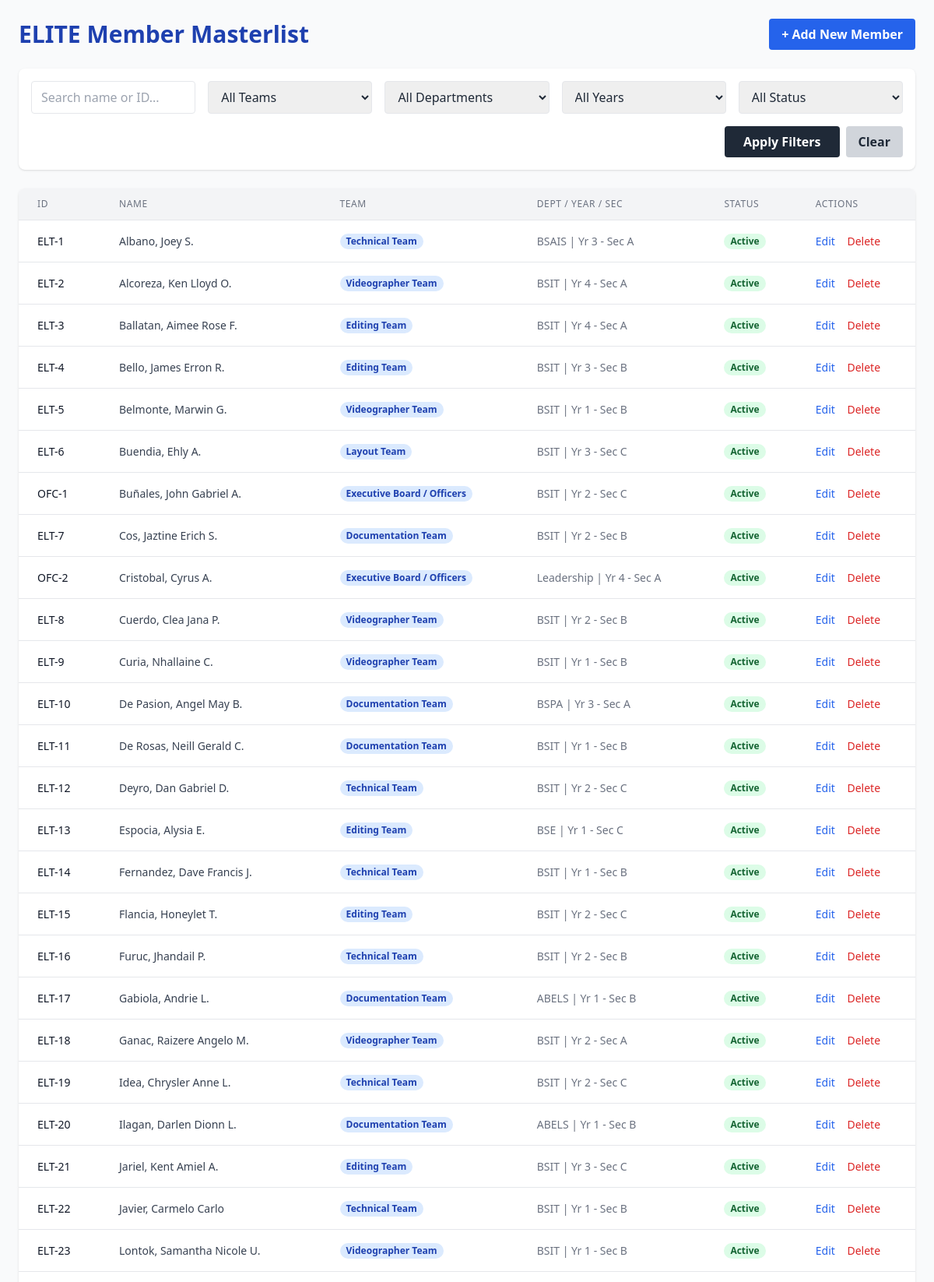
The page /members/ (upper part) on the database its author committed.
### core/models.py (models this page shows, shortened)
class Member(models.Model):
    STATUS_CHOICES = [
        ('Active', 'Active'),
        ('Inactive', 'Inactive'),
    ]
    member_id = models.CharField(max_length=20, unique=True) # e.g., ELT-001
    first_name = models.CharField(max_length=100)
    last_name = models.CharField(max_length=100)
    department = models.CharField(max_length=100)
    year_level = models.IntegerField()
    section = models.CharField(max_length=10)
    team = models.ForeignKey(Team, on_delete=models.PROTECT) # Protect prevents deleting a team if it has members
    status = models.CharField(max_length=20, choices=STATUS_CHOICES, default='Active')
    date_joined = models.DateField(auto_now_add=True)

class Team(models.Model):
    name = models.CharField(max_length=100, unique=True)

### core/views.py (the view)
# urls.py: path('members/', views.member_list, name='member_list'),
def member_list(request):
    members = Member.objects.all().select_related('team').order_by('last_name')
    team_id = request.GET.get('team')
    department = request.GET.get('department')
    year_level = request.GET.get('year_level')
    status = request.GET.get('status')
    search_query = request.GET.get('search')
    if team_id: members = members.filter(team_id=team_id)
    if department: members = members.filter(department__icontains=department)
    if year_level: members = members.filter(year_level=year_level)
    if status: members = members.filter(status=status)
    if search_query:
        members = members.filter(
            Q(first_name__icontains=search_query) |
            Q(last_name__icontains=search_query) |
            Q(member_id__icontains=search_query)
        )
    teams = Team.objects.all()
    departments = Member.objects.values_list('department', flat=True).distinct().order_by('department')
    years = Member.objects.values_list('year_level', flat=True).distinct().order_by('year_level')
    context = {
        'members': members, 'teams': teams, 'departments': departments, 'years': years,
    }
    return render(request, 'core/member_list.html', context)

### core/templates/core/member_list.html (shortened to what this page needs)
<!DOCTYPE html>
<html lang="en">
<head>
    <script src="https://cdn.tailwindcss.com"></script>
</head>
<body class="bg-gray-50 text-gray-800">
    <div class="max-w-7xl mx-auto p-6">
        <div class="flex justify-between items-center mb-6">
            <h1 class="text-3xl font-bold text-blue-800">ELITE Member Masterlist</h1>
            <a href="{% url 'member_create' %}" class="bg-blue-600 hover:bg-blue-700 text-white font-bold py-2 px-4 rounded">
                + Add New Member
            </a>
        </div>
        <form method="GET" action="{% url 'member_list' %}" class="bg-white p-4 rounded-lg shadow mb-6 grid grid-cols-1 md:grid-cols-5 gap-4">
            <input type="text" name="search" placeholder="Search name or ID..." value="{{ request.GET.search }}"
                   class="border rounded px-3 py-2 focus:outline-none focus:ring-2 focus:ring-blue-500">
            <select name="team" class="border rounded px-3 py-2">
                <option value="">All Teams</option>
            </select>
            <select name="department" class="border rounded px-3 py-2">
                <option value="">All Departments</option>
            </select>
            <select name="year_level" class="border rounded px-3 py-2">
                <option value="">All Years</option>
            </select>
            <select name="status" class="border rounded px-3 py-2">
                <option value="">All Status</option>
            </select>
            <div class="md:col-span-5 flex justify-end">
                <button type="submit" class="bg-gray-800 hover:bg-gray-900 text-white font-bold py-2 px-6 rounded">
                    Apply Filters
                </button>
                <a href="{% url 'member_list' %}" class="ml-2 bg-gray-300 hover:bg-gray-400 text-gray-800 font-bold py-2 px-4 rounded">
                    Clear
                </a>
            </div>
        </form>
        <div class="bg-white rounded-lg shadow overflow-x-auto">
            <table class="min-w-full divide-y divide-gray-200">
                <thead class="bg-gray-100">
                    <tr>
                        <th class="px-6 py-3 text-left text-xs font-medium text-gray-500 uppercase tracking-wider">ID</th>
                        <th class="px-6 py-3 text-left text-xs font-medium text-gray-500 uppercase tracking-wider">Name</th>
                        <th class="px-6 py-3 text-left text-xs font-medium text-gray-500 uppercase tracking-wider">Team</th>
                        <th class="px-6 py-3 text-left text-xs font-medium text-gray-500 uppercase tracking-wider">Dept / Year / Sec</th>
                        <th class="px-6 py-3 text-left text-xs font-medium text-gray-500 uppercase tracking-wider">Status</th>
                        <th class="px-6 py-3 text-left text-xs font-medium text-gray-500 uppercase tracking-wider">Actions</th>
                    </tr>
                </thead>
                <tbody class="bg-white divide-y divide-gray-200">
                    {% for member in members %}
                    <tr class="hover:bg-gray-50">
                        <td class="px-6 py-4 whitespace-nowrap text-sm font-medium text-gray-900">{{ member.member_id }}</td>
                        <td class="px-6 py-4 whitespace-nowrap text-sm text-gray-700">{{ member.last_name }}, {{ member.first_name }}</td>
                        <td class="px-6 py-4 whitespace-nowrap text-sm text-gray-700">
                            <span class="px-2 inline-flex text-xs leading-5 font-semibold rounded-full bg-blue-100 text-blue-800">
                                {{ member.team.name }}
                            </span>
                        </td>
                        <td class="px-6 py-4 whitespace-nowrap text-sm text-gray-500">
                            {{ member.department }} | Yr {{ member.year_level }} - Sec {{ member.section }}
                        </td>
                        <td class="px-6 py-4 whitespace-nowrap text-sm">
                            {% if member.status == 'Active' %}
                                <span class="px-2 inline-flex text-xs leading-5 font-semibold rounded-full bg-green-100 text-green-800">Active</span>
                            {% else %}
                                <span class="px-2 inline-flex text-xs leading-5 font-semibold rounded-full bg-red-100 text-red-800">Inactive</span>
                            {% endif %}
                        </td>
                        <td class="px-6 py-4 whitespace-nowrap text-sm font-medium">
                            <a href="{% url 'member_update' member.pk %}" class="text-blue-600 hover:text-blue-900 mr-3">Edit</a>
                            <a href="{% url 'member_delete' member.pk %}" class="text-red-600 hover:text-red-900" onclick="return confirm('Are you sure you want to delete this member?');">Delete</a>
                        </td>
                    </tr>
                    {% empty %}
                    <tr>
                        <td colspan="6" class="px-6 py-4 text-center text-gray-500">No members found matching your criteria.</td>
                    </tr>
                    {% endfor %}
                </tbody>
            </table>
        </div>
    </div>
</body>
</html>

### rows shown on the page
Member: member_id "ELT-1", last_name "Albano", first_name "Joey S.", team.name "Technical Team", department "BSAIS", year_level "3", section "A", status "Active"
Member: member_id "ELT-2", last_name "Alcoreza", first_name "Ken Lloyd O.", team.name "Videographer Team", department "BSIT", year_level "4", section "A", status "Active"
Member: member_id "ELT-3", last_name "Ballatan", first_name "Aimee Rose F.", team.name "Editing Team", department "BSIT", year_level "4", section "A", status "Active"
Member: member_id "ELT-4", last_name "Bello", first_name "James Erron R.", team.name "Editing Team", department "BSIT", year_level "3", section "B", status "Active"
Member: member_id "ELT-5", last_name "Belmonte", first_name "Marwin G.", team.name "Videographer Team", department "BSIT", year_level "1", section "B", status "Active"
Member: member_id "ELT-6", last_name "Buendia", first_name "Ehly A.", team.name "Layout Team", department "BSIT", year_level "3", section "C", status "Active"
Member: member_id "OFC-1", last_name "Buñales", first_name "John Gabriel A.", team.name "Executive Board / Officers", department "BSIT", year_level "2", section "C", status "Active"
Member: member_id "ELT-7", last_name "Cos", first_name "Jaztine Erich S.", team.name "Documentation Team", department "BSIT", year_level "2", section "B", status "Active"
Member: member_id "OFC-2", last_name "Cristobal", first_name "Cyrus A.", team.name "Executive Board / Officers", department "Leadership", year_level "4", section "A", status "Active"
Member: member_id "ELT-8", last_name "Cuerdo", first_name "Clea Jana P.", team.name "Videographer Team", department "BSIT", year_level "2", section "B", status "Active"
Member: member_id "ELT-9", last_name "Curia", first_name "Nhallaine C.", team.name "Videographer Team", department "BSIT", year_level "1", section "B", status "Active"
Member: member_id "ELT-10", last_name "De Pasion", first_name "Angel May B.", team.name "Documentation Team", department "BSPA", year_level "3", section "A", status "Active"
Member: member_id "ELT-11", last_name "De Rosas", first_name "Neill Gerald C.", team.name "Documentation Team", department "BSIT", year_level "1", section "B", status "Active"
Member: member_id "ELT-12", last_name "Deyro", first_name "Dan Gabriel D.", team.name "Technical Team", department "BSIT", year_level "2", section "C", status "Active"
Member: member_id "ELT-13", last_name "Espocia", first_name "Alysia E.", team.name "Editing Team", department "BSE", year_level "1", section "C", status "Active"
Member: member_id "ELT-14", last_name "Fernandez", first_name "Dave Francis J.", team.name "Technical Team", department "BSIT", year_level "1", section "B", status "Active"
Member: member_id "ELT-15", last_name "Flancia", first_name "Honeylet T.", team.name "Editing Team", department "BSIT", year_level "2", section "C", status "Active"
Member: member_id "ELT-16", last_name "Furuc", first_name "Jhandail P.", team.name "Technical Team", department "BSIT", year_level "2", section "B", status "Active"
Member: member_id "ELT-17", last_name "Gabiola", first_name "Andrie L.", team.name "Documentation Team", department "ABELS", year_level "1", section "B", status "Active"
Member: member_id "ELT-18", last_name "Ganac", first_name "Raizere Angelo M.", team.name "Videographer Team", department "BSIT", year_level "2", section "A", status "Active"
Member: member_id "ELT-19", last_name "Idea", first_name "Chrysler Anne L.", team.name "Technical Team", department "BSIT", year_level "2", section "C", status "Active"
Member: member_id "ELT-20", last_name "Ilagan", first_name "Darlen Dionn L.", team.name "Documentation Team", department "ABELS", year_level "1", section "B", status "Active"
Member: member_id "ELT-21", last_name "Jariel", first_name "Kent Amiel A.", team.name "Editing Team", department "BSIT", year_level "3", section "C", status "Active"
Member: member_id "ELT-22", last_name "Javier", first_name "Carmelo Carlo", team.name "Technical Team", department "BSIT", year_level "1", section "B", status "Active"
Member: member_id "ELT-23", last_name "Lontok", first_name "Samantha Nicole U.", team.name "Videographer Team", department "BSIT", year_level "1", section "B", status "Active"
